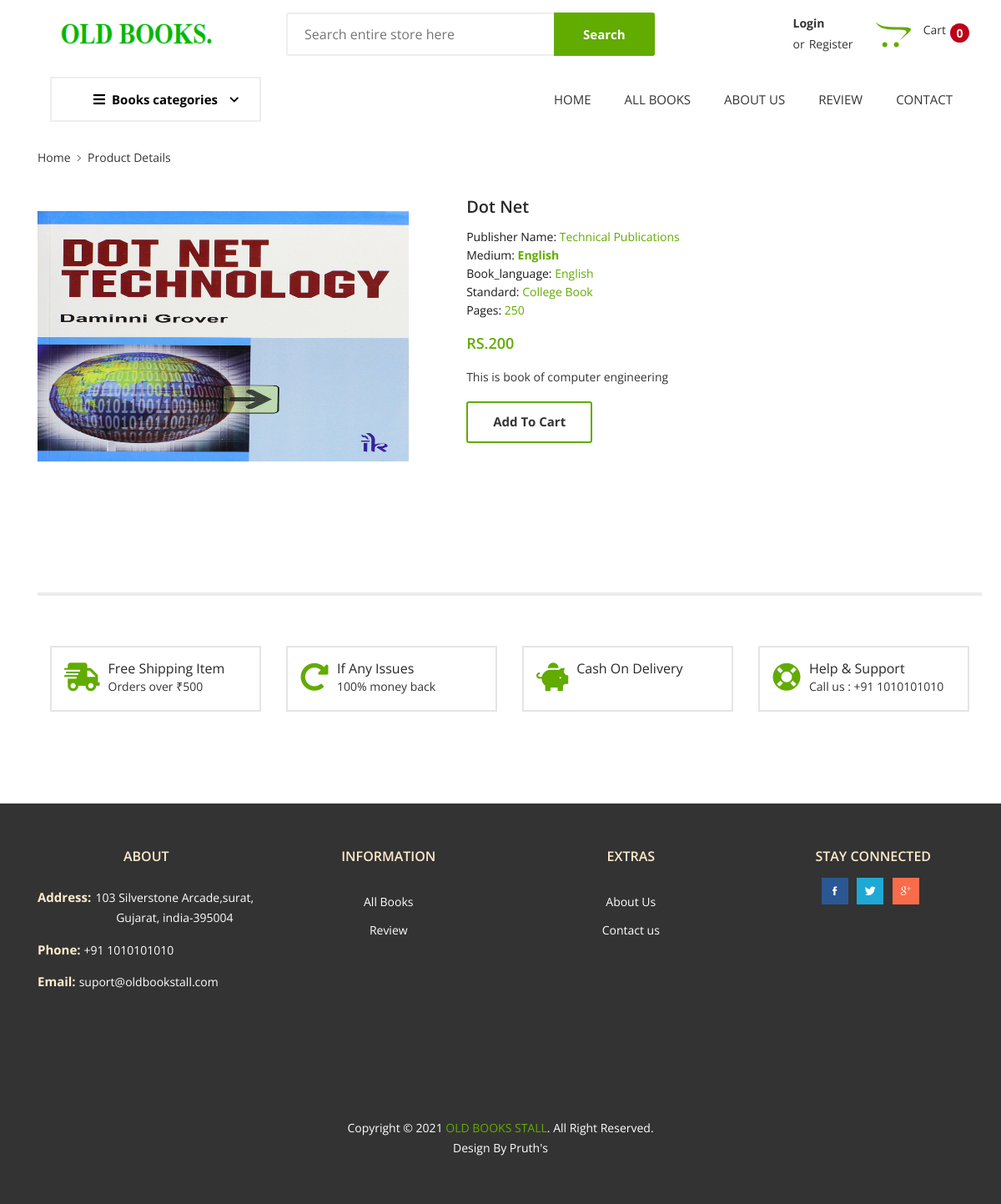
The app's page /product/20 with its own data.
### store/models/product.py (models this page shows, shortened)
class Product(models.Model):
    Publisher_name=models.CharField(max_length=50,null=True , blank=True)
    Book_name = models.CharField(max_length=50,null=True , blank=True)
    Medium = models.CharField(max_length=50,null=True , blank=True)
    Book_language = models.CharField(max_length=50,null=True , blank=True)
    Standard = models.CharField(max_length=20,null=True , blank=True)
    Pages = models.IntegerField(default=0)
    price = models.IntegerField(default=0)
    category = models.ForeignKey(Category, on_delete=models.CASCADE, default=1)
    description = models.CharField(max_length=200, default='' , null=True , blank=True)
    image = models.ImageField(upload_to='uploads/products/')

### store/views/home.py (the view)
# urls.py: path("product/<int:myid>",product,name="product"),
def product(request,myid):
    product = Product.objects.filter(id=myid)
    categories = Category.get_all_categories()
    return render(request,"Product_Page.html",{'product':product[0],'categories':categories})

### store/models/category.py (called while the page is built)
    @staticmethod
    def get_all_categories():
        return Category.objects.all()

### store/templates/Product_Page.html (shortened to what this page needs)
{% extends 'Pruthbase.html' %}
{% load static %}
{% static 'image' as baseUrl %}
{% block content %}
<section class="breadcrumb-section">
    <div class="container">
        <div class="breadcrumb-contents">
            <nav aria-label="breadcrumb">
                <ol class="breadcrumb">
                    <li class="breadcrumb-item"><a href="/home">Home</a></li>
                    <li class="breadcrumb-item active">Product Details</li>
                </ol>
            </nav>
        </div>
    </div>
</section>
<main class="inner-page-sec-padding-bottom">
    <div class="container">
        <div class="row  mb--60">
            <div class="col-lg-5 mb--30">
                <div class="product-details-slider sb-slick-slider arrow-type-two" data-slick-setting='{
  "slidesToShow": 1,
  "arrows": false,
  "fade": true,
  "draggable": false,
  "swipe": false,
  "asNavFor": ".product-slider-nav"
  }'>
                <div class="single-slide">
                    <img src="{{product.image.url}}" id="size" alt="">
                </div>
            </div>
        </div>
        <div class="col-lg-7">
            <div class="product-details-info pl-lg--30 ">
              <h3 class="product-title">{{product.Book_name}}</h3>
                <ul class="list-unstyled">
                    <li>Publisher Name: <span class="list-value">{{product.Publisher_name}}</span></li>
                    <li>Medium: <a href="#" class="list-value font-weight-bold"> {{product.Medium}}</a></li>
                    <li>Book_language: <span class="list-value"> {{product.Book_language}}</span></li>
                    <li>Standard: <span class="list-value"> {{product.Standard}}</span></li>
                    <li>Pages: <span class="list-value"> {{product.Pages}}</span></li>
                </ul>
                <div class="price-block">
                    <span class="price-new">RS.{{product.price}}</span>
                </div>
                <article class="product-details-article">
                    <p>{{product.description}}</p>
                </article>
                <div class="add-to-cart-row">
                    <div class="add-cart-btn">
                        <form action="/#{{product.id}}" method="POST" class="btn-block">
                            <input type="submit" class="float-right btn btn-light  form-control"
                                value="Add To Cart">
                        </form>
                    </div>
                </div>
            </div>
        </div>
    </div>
    <div class="row pt--30">
        <div class="col-md-12">
            <div class="pagination-block">
            </div>
        </div>
    </div>
                    <section class="mb--30 space-dt--30">
                        <div class="container">
                            <div class="row">
                                <div class="col-xl-3 col-md-6 mt--30">
                                    <div class="feature-box h-100">
                                        <div class="icon">
                                            <i class="fas fa-shipping-fast"></i>
                                        </div>
                                        <div class="text">
                                            <h5>Free Shipping Item</h5>
                                            <p> Orders over ₹500</p>
                                        </div>
                                    </div>
                                </div>
                                <div class="col-xl-3 col-md-6 mt--30">
                                    <div class="feature-box h-100">
                                        <div class="icon">
                                            <i class="fas fa-redo-alt"></i>
                                        </div>
                                        <div class="text">
                                            <h5>If Any Issues</h5>
                                            <p>100% money back</p>
                                        </div>
                                    </div>
                                </div>
                                <div class="col-xl-3 col-md-6 mt--30">
                                    <div class="feature-box h-100">
                                        <div class="icon">
                                            <i class="fas fa-piggy-bank"></i>
                                        </div>
                                        <div class="text">
                                            <h5>Cash On Delivery</h5>
                                        </div>
                                    </div>
                                </div>
                                <div class="col-xl-3 col-md-6 mt--30">
                                    <div class="feature-box h-100">
                                        <div class="icon">
                                            <i class="fas fa-life-ring"></i>
                                        </div>
                                        <div class="text">
                                            <h5>Help & Support</h5>
                                            <p>Call us : +91 1010101010</p>
                                        </div>
                                    </div>
                                </div>
                            </div>
                        </div>
                        </section>
</div>
</main>
{% endblock %}

### records on screen
Product: image (picture), Book_name "Dot Net", Publisher_name "Technical Publications", Medium "English", Book_language "English", Standard "College Book", Pages "250", price "200", description "This is book of computer engineering"

### other values on screen
{{ request.session.cart.keys|length }} "0"
